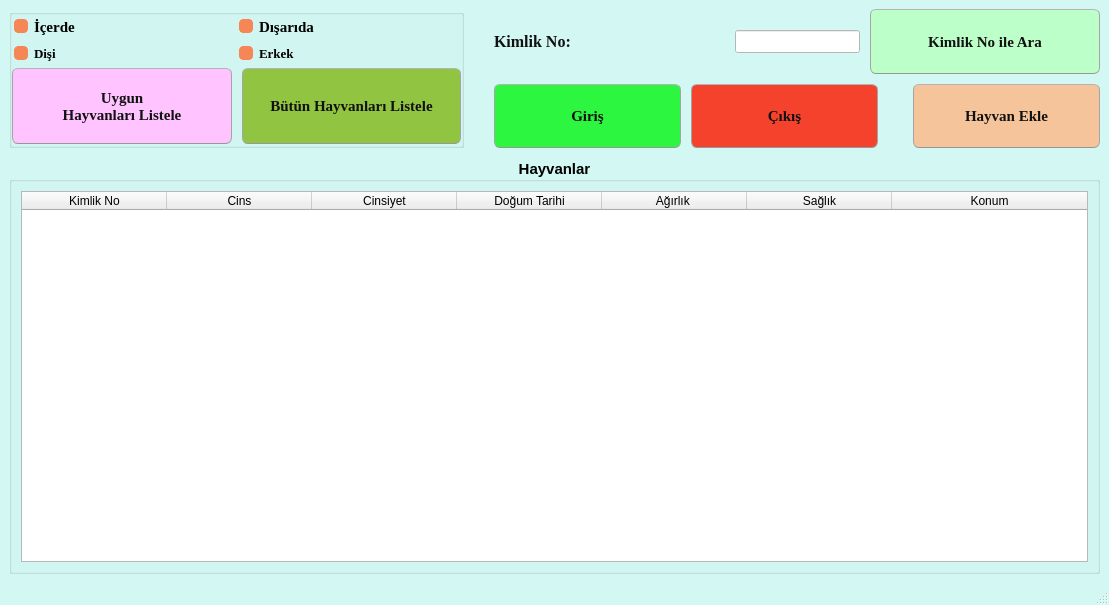
<?xml version="1.0" encoding="UTF-8"?>
<ui version="4.0">
 <class>Anasayfa_MainWindow</class>
 <widget class="QMainWindow" name="Anasayfa_MainWindow">
  <property name="geometry">
   <rect>
    <x>0</x>
    <y>0</y>
    <width>1109</width>
    <height>605</height>
   </rect>
  </property>
  <property name="minimumSize">
   <size>
    <width>0</width>
    <height>25</height>
   </size>
  </property>
  <property name="windowTitle">
   <string>Çiftlik Takip Programı</string>
  </property>
  <property name="styleSheet">
   <string notr="true">/*
Ubuntu Style Sheet for QT Applications
Author: Jaime A. Quiroga P.
Company: GTRONICK
Last updated: 01/10/2021 (dd/mm/yyyy), 15:18.
Available at: https://github.com/GTRONICK/QSS/blob/master/Ubuntu.qss
*/
QMainWindow {
	background-color:rgb(211, 248, 243);
}
QCheckBox {
	padding:2px;
}
QCheckBox:hover {
	border:1px solid rgb(255,150,60);
	border-radius:4px;
	padding: 1px;
	background-color:qlineargradient(spread:pad, x1:0.5, y1:1, x2:0.5, y2:0, stop:0 rgba(190, 90, 50, 50), stop:1 rgba(250, 130, 40, 50));
}
QCheckBox::indicator:checked {
	border:1px solid rgb(246, 134, 86);
	border-radius:4px;
  	background-color:rgb(246, 134, 86)
}
QCheckBox::indicator:unchecked {
	border-width:1px solid rgb(246, 134, 86);
	border-radius:4px;
  	background-color:rgb(255,255,255);
}
QColorDialog {
	background-color:#f0f0f0;
}
QComboBox {
	color:rgb(81,72,65);
	background: #ffffff;
}
QComboBox:editable {
	selection-color:rgb(81,72,65);
	selection-background-color: #ffffff;
}
QComboBox QAbstractItemView {
	selection-color: #ffffff;
	selection-background-color: rgb(246, 134, 86);
}
QComboBox:!editable:on, QComboBox::drop-down:editable:on {
	color:  #1e1d23;	
}
QDateTimeEdit, QDateEdit, QDoubleSpinBox, QFontComboBox {
	color:rgb(81,72,65);
	background-color: #ffffff;
}

QDialog {
	background-color:#f0f0f0;
}

QLabel,QLineEdit {
	color:rgb(17,17,17);
}
QLineEdit {
	background-color:rgb(255,255,255);
	selection-background-color:rgb(236,116,64);
}
QMenuBar {
	color:rgb(223,219,210);
	background-color:rgb(65,64,59);
}
QMenuBar::item {
	padding-top:4px;
	padding-left:4px;
	padding-right:4px;
	color:rgb(223,219,210);
	background-color:rgb(65,64,59);
}
QMenuBar::item:selected {
	color:rgb(255,255,255);
	padding-top:2px;
	padding-left:2px;
	padding-right:2px;
	border-top-width:2px;
	border-left-width:2px;
	border-right-width:2px;
	border-top-right-radius:4px;
	border-top-left-radius:4px;
	border-style:solid;
	background-color:rgb(65,64,59);
	border-top-color: rgb(47,47,44);
	border-right-color: qlineargradient(spread:pad, x1:0, y1:1, x2:1, y2:0, stop:0 rgba(90, 87, 78, 255), stop:1 rgba(47,47,44, 255));
	border-left-color:  qlineargradient(spread:pad, x1:1, y1:0, x2:0, y2:0, stop:0 rgba(90, 87, 78, 255), stop:1 rgba(47,47,44, 255));
}
QMenu {
	color:rgb(223,219,210);
	background-color:rgb(65,64,59);
}
QMenu::item {
	color:rgb(223,219,210);
	padding:4px 10px 4px 20px;
}
QMenu::item:selected {
	color:rgb(255,255,255);
	background-color: qlineargradient(spread:pad, x1:0.5, y1:1, x2:0.5, y2:0, stop:0 rgba(225, 108, 54, 255), stop:1 rgba(246, 134, 86, 255));
	border-style:solid;
	border-width:3px;
	padding:4px 7px 4px 17px;
	border-bottom-color:qlineargradient(spread:pad, x1:0.5, y1:1, x2:0.5, y2:0, stop:0 rgba(175,85,48,255), stop:1 rgba(236,114,67, 255));
	border-top-color:qlineargradient(spread:pad, x1:0.5, y1:1, x2:0.5, y2:0, stop:0 rgba(253,156,113,255), stop:1 rgba(205,90,46, 255));
	border-right-color:qlineargradient(spread:pad, x1:0, y1:0.5, x2:1, y2:0.5, stop:0 rgba(253,156,113,255), stop:1 rgba(205,90,46, 255));
	border-left-color:qlineargradient(spread:pad, x1:1, y1:0.5, x2:0, y2:0.5, stop:0 rgba(253,156,113,255), stop:1 rgba(205,90,46, 255));
}
QPlainTextEdit {
	border: 1px solid transparent;
	color:rgb(17,17,17);
	selection-background-color:rgb(236,116,64);
    background-color: #FFFFFF;
}
QProgressBar {
	text-align: center;
	color: rgb(0, 0, 0);
	border: 1px inset rgb(150,150,150); 
	border-radius: 10px;
	background-color:rgb(221,221,219);
}
QProgressBar::chunk:horizontal {
	background-color: qlineargradient(spread:pad, x1:0.5, y1:1, x2:0.5, y2:0, stop:0 rgba(225, 108, 54, 255), stop:1 rgba(246, 134, 86, 255));
	border:1px solid;
	border-radius:8px;
	border-bottom-color:qlineargradient(spread:pad, x1:0.5, y1:1, x2:0.5, y2:0, stop:0 rgba(175,85,48,255), stop:1 rgba(236,114,67, 255));
	border-top-color:qlineargradient(spread:pad, x1:0.5, y1:1, x2:0.5, y2:0, stop:0 rgba(253,156,113,255), stop:1 rgba(205,90,46, 255));
	border-right-color:qlineargradient(spread:pad, x1:0, y1:0.5, x2:1, y2:0.5, stop:0 rgba(253,156,113,255), stop:1 rgba(205,90,46, 255));
	border-left-color:qlineargradient(spread:pad, x1:1, y1:0.5, x2:0, y2:0.5, stop:0 rgba(253,156,113,255), stop:1 rgba(205,90,46, 255));
}
QPushButton{
	background-color:rgb(65,64,59);
	color:rgb(17,17,17);
	border-width: 1px;
	border-radius: 6px;
	border-bottom-color: rgb(150,150,150);
	border-right-color: rgb(165,165,165);
	border-left-color: rgb(165,165,165);
	border-top-color: rgb(180,180,180);
	border-style: solid;
	padding: 4px;
	background-color: qlineargradient(spread:pad, x1:0.5, y1:1, x2:0.5, y2:0, stop:0 rgba(220, 220, 220, 255), stop:1 rgba(255, 255, 255, 255));
}
QPushButton:hover{
	color:rgb(17,17,17);
	border-width: 1px;
	border-radius:6px;
	border-top-color: rgb(255,150,60);
	border-right-color: qlineargradient(spread:pad, x1:0, y1:1, x2:1, y2:0, stop:0 rgba(200, 70, 20, 255), stop:1 rgba(255,150,60, 255));
	border-left-color:  qlineargradient(spread:pad, x1:1, y1:0, x2:0, y2:0, stop:0 rgba(200, 70, 20, 255), stop:1 rgba(255,150,60, 255));
	border-bottom-color: rgb(200,70,20);
	border-style: solid;
	padding: 2px;
	background-color: qlineargradient(spread:pad, x1:0.5, y1:1, x2:0.5, y2:0, stop:0 rgba(220, 220, 220, 255), stop:1 rgba(255, 255, 255, 255));
}
QPushButton:default{
	color:rgb(17,17,17);
	border-width: 1px;
	border-radius:6px;
	border-top-color: rgb(255,150,60);
	border-right-color: qlineargradient(spread:pad, x1:0, y1:1, x2:1, y2:0, stop:0 rgba(200, 70, 20, 255), stop:1 rgba(255,150,60, 255));
	border-left-color:  qlineargradient(spread:pad, x1:1, y1:0, x2:0, y2:0, stop:0 rgba(200, 70, 20, 255), stop:1 rgba(255,150,60, 255));
	border-bottom-color: rgb(200,70,20);
	border-style: solid;
	padding: 2px;
	background-color: qlineargradient(spread:pad, x1:0.5, y1:1, x2:0.5, y2:0, stop:0 rgba(220, 220, 220, 255), stop:1 rgba(255, 255, 255, 255));
}
QPushButton:pressed{
	color:rgb(17,17,17);
	border-width: 1px;
	border-radius: 6px;
	border-width: 1px;
	border-top-color: rgba(255,150,60,200);
	border-right-color: qlineargradient(spread:pad, x1:0, y1:1, x2:1, y2:0, stop:0 rgba(200, 70, 20, 255), stop:1 rgba(255,150,60, 200));
	border-left-color:  qlineargradient(spread:pad, x1:1, y1:0, x2:0, y2:0, stop:0 rgba(200, 70, 20, 255), stop:1 rgba(255,150,60, 200));
	border-bottom-color: rgba(200,70,20,200);
	border-style: solid;
	padding: 2px;
	background-color: qlineargradient(spread:pad, x1:0.5, y1:0, x2:0.5, y2:1, stop:0 rgba(220, 220, 220, 255), stop:1 rgba(255, 255, 255, 255));
}
QPushButton:disabled{
	color:rgb(174,167,159);
	border-width: 1px;
	border-radius: 6px;
	background-color: qlineargradient(spread:pad, x1:0.5, y1:1, x2:0.5, y2:0, stop:0 rgba(200, 200, 200, 255), stop:1 rgba(230, 230, 230, 255));
}
QRadioButton {
	padding: 1px;
}
QRadioButton::indicator:checked {
	height: 10px;
	width: 10px;
	border-style:solid;
	border-radius:5px;
	border-width: 1px;
	border-color: rgba(246, 134, 86, 255);
	color: #a9b7c6;
	background-color:rgba(246, 134, 86, 255);
}
QRadioButton::indicator:!checked {
	height: 10px;
	width: 10px;
	border-style:solid;
	border-radius:5px;
	border-width: 1px;
	border-color: rgb(246, 134, 86);
	color: #a9b7c6;
	background-color: transparent;
}
QScrollArea {
	color: white;
	background-color:#f0f0f0;
}
QSlider::groove {
	border-style: solid;
	border-width: 1px;
	border-color: rgb(207,207,207);
}
QSlider::groove:horizontal {
	height: 5px;
	background: rgb(246, 134, 86);
}
QSlider::groove:vertical {
	width: 5px;
	background: rgb(246, 134, 86);
}
QSlider::handle:horizontal {
	background: rgb(253,253,253);
	border-style: solid;
	border-width: 1px;
	border-color: rgb(207,207,207);
	width: 12px;
	margin: -5px 0;
	border-radius: 7px;
}
QSlider::handle:vertical {
	background: rgb(253,253,253);
	border-style: solid;
	border-width: 1px;
	border-color: rgb(207,207,207);
	height: 12px;
	margin: 0 -5px;
	border-radius: 7px;
}
QSlider::add-page:horizontal, QSlider::add-page:vertical {
 	background: white;
}
QSlider::sub-page:horizontal, QSlider::sub-page:vertical {
	background: rgb(246, 134, 86);
}
QStatusBar, QSpinBox {
	color:rgb(81,72,65);
}
QSpinBox {
	background-color: #ffffff;
}
QScrollBar:horizontal {
	max-height: 20px;
	border: 1px transparent;
	margin: 0px 20px 0px 20px;
}
QScrollBar::handle:horizontal {
	background: rgb(253,253,253);
	border: 1px solid rgb(207,207,207);
	border-radius: 7px;
	min-width: 25px;
}
QScrollBar::handle:horizontal:hover {
	background: rgb(253,253,253);
	border: 1px solid rgb(255,150,60);
	border-radius: 7px;
	min-width: 25px;
}
QScrollBar::add-line:horizontal {
  	border: 1px solid rgb(207,207,207);
  	border-top-right-radius: 7px;
  	border-top-left-radius: 7px;
  	border-bottom-right-radius: 7px;
  	background: rgb(255, 255, 255);
  	width: 20px;
  	subcontrol-position: right;
  	subcontrol-origin: margin;
}
QScrollBar::add-line:horizontal:hover {
  	border: 1px solid rgb(255,150,60);
  	border-top-right-radius: 7px;
  	border-top-left-radius: 7px;
  	border-bottom-right-radius: 7px;
  	background: rgb(255, 255, 255);
  	width: 20px;
  	subcontrol-position: right;
  	subcontrol-origin: margin;
}
QScrollBar::add-line:horizontal:pressed {
  	border: 1px solid grey;
  	border-top-left-radius: 7px;
  	border-top-right-radius: 7px;
  	border-bottom-right-radius: 7px;
  	background: rgb(231,231,231);
  	width: 20px;
  	subcontrol-position: right;
  	subcontrol-origin: margin;
}
QScrollBar::sub-line:horizontal {
  	border: 1px solid rgb(207,207,207);
  	border-top-right-radius: 7px;
  	border-top-left-radius: 7px;
  	border-bottom-left-radius: 7px;
  	background: rgb(255, 255, 255);
  	width: 20px;
  	subcontrol-position: left;
  	subcontrol-origin: margin;
}
QScrollBar::sub-line:horizontal:hover {
  	border: 1px solid rgb(255,150,60);
  	border-top-right-radius: 7px;
  	border-top-left-radius: 7px;
  	border-bottom-left-radius: 7px;
  	background: rgb(255, 255, 255);
  	width: 20px;
  	subcontrol-position: left;
  	subcontrol-origin: margin;
}
QScrollBar::sub-line:horizontal:pressed {
  	border: 1px solid grey;
  	border-top-right-radius: 7px;
  	border-top-left-radius: 7px;
  	border-bottom-left-radius: 7px;
  	background: rgb(231,231,231);
  	width: 20px;
  	subcontrol-position: left;
  	subcontrol-origin: margin;
}
QScrollBar::left-arrow:horizontal {
  	border: 1px transparent grey;
  	border-top-left-radius: 3px;
  	border-bottom-left-radius: 3px;
  	width: 6px;
  	height: 6px;
  	background: rgb(230,230,230);
}
QScrollBar::right-arrow:horizontal {
	border: 1px transparent grey;
	border-top-right-radius: 3px;
	border-bottom-right-radius: 3px;
  	width: 6px;
  	height: 6px;
 	background: rgb(230,230,230);
}
QScrollBar::add-page:horizontal, QScrollBar::sub-page:horizontal {
 	background: none;
} 
QScrollBar:vertical {
	max-width: 20px;
	border: 1px transparent grey;
	margin: 20px 0px 20px 0px;
}
QScrollBar::add-line:vertical {
	border: 1px solid;
	border-color: rgb(207,207,207);
	border-bottom-right-radius: 7px;
	border-bottom-left-radius: 7px;
	border-top-left-radius: 7px;
	background: rgb(255, 255, 255);
  	height: 20px;
  	subcontrol-position: bottom;
  	subcontrol-origin: margin;
}
QScrollBar::add-line:vertical:hover {
  	border: 1px solid;
  	border-color: rgb(255,150,60);
  	border-bottom-right-radius: 7px;
  	border-bottom-left-radius: 7px;
  	border-top-left-radius: 7px;
  	background: rgb(255, 255, 255);
  	height: 20px;
  	subcontrol-position: bottom;
  	subcontrol-origin: margin;
}
QScrollBar::add-line:vertical:pressed {
  	border: 1px solid grey;
  	border-bottom-left-radius: 7px;
  	border-bottom-right-radius: 7px;
  	border-top-left-radius: 7px;
  	background: rgb(231,231,231);
  	height: 20px;
  	subcontrol-position: bottom;
  	subcontrol-origin: margin;
}
QScrollBar::sub-line:vertical {
  	border: 1px solid rgb(207,207,207);
  	border-top-right-radius: 7px;
  	border-top-left-radius: 7px;
  	border-bottom-left-radius: 7px;
  	background: rgb(255, 255, 255);
  	height: 20px;
  	subcontrol-position: top;
  	subcontrol-origin: margin;
}
QScrollBar::sub-line:vertical:hover {
  	border: 1px solid rgb(255,150,60);
  	border-top-right-radius: 7px;
  	border-top-left-radius: 7px;
  	border-bottom-left-radius: 7px;
	background: rgb(255, 255, 255);
  	height: 20px;
  	subcontrol-position: top;
  	subcontrol-origin: margin;
}
QScrollBar::sub-line:vertical:pressed {
  	border: 1px solid grey;
  	border-top-left-radius: 7px;
  	border-top-right-radius: 7px;
  	background: rgb(231,231,231);
 	height: 20px;
  	subcontrol-position: top;
  	subcontrol-origin: margin;
}
QScrollBar::handle:vertical {
	background: rgb(253,253,253);
	border: 1px solid rgb(207,207,207);
	border-radius: 7px;
	min-height: 25px;
}
QScrollBar::handle:vertical:hover {
	background: rgb(253,253,253);
	border: 1px solid rgb(255,150,60);
	border-radius: 7px;
	min-height: 25px;
}
QScrollBar::up-arrow:vertical {
	border: 1px transparent grey;
  	border-top-left-radius: 3px;
	border-top-right-radius: 3px;
  	width: 6px;
  	height: 6px;
  	background: rgb(230,230,230);
}
QScrollBar::down-arrow:vertical {
  	border: 1px transparent grey;
  	border-bottom-left-radius: 3px;
  	border-bottom-right-radius: 3px;
  	width: 6px;
  	height: 6px;
  	background: rgb(230,230,230);
}
QScrollBar::add-page:vertical, QScrollBar::sub-page:vertical {
  	background: none;
}
QTabWidget {
	color:rgb(0,0,0);
	background-color:rgb(247,246,246);
}
QTabWidget::pane {
	border-color: rgb(180,180,180);
	background-color:rgb(247,246,246);
	border-style: solid;
	border-width: 1px;
  	border-radius: 6px;
}
QTabBar::tab {
	padding-left:4px;
	padding-right:4px;
	padding-bottom:2px;
	padding-top:2px;
	color:rgb(81,72,65);
  	background-color: qlineargradient(spread:pad, x1:0.5, y1:1, x2:0.5, y2:0, stop:0 rgba(221,218,217,255), stop:1 rgba(240,239,238,255));
	border-style: solid;
	border-width: 1px;
  	border-top-right-radius:4px;
	border-top-left-radius:4px;
	border-top-color: rgb(180,180,180);
	border-left-color: rgb(180,180,180);
	border-right-color: rgb(180,180,180);
	border-bottom-color: transparent;
}
QTabBar::tab:selected, QTabBar::tab:last:selected, QTabBar::tab:hover {
  	background-color:rgb(247,246,246);
  	margin-left: 0px;
  	margin-right: 1px;
}
QTabBar::tab:!selected {
	margin-top: 1px;
	margin-right: 1px;
}
QTextEdit {
	border-width: 1px;
	border-style: solid;
	border-color:transparent;
	color:rgb(17,17,17);
	selection-background-color:rgb(236,116,64);
}
QTimeEdit, QToolBox, QToolBox::tab, QToolBox::tab:selected {
	color:rgb(81,72,65);
	background-color: #ffffff;
}</string>
  </property>
  <widget class="QWidget" name="centralwidget">
   <layout class="QGridLayout" name="gridLayout_3">
    <item row="0" column="0">
     <layout class="QVBoxLayout" name="verticalLayout_6" stretch="1,3">
      <property name="spacing">
       <number>10</number>
      </property>
      <item>
       <layout class="QHBoxLayout" name="horizontalLayout_7" stretch="3,0,4">
        <item>
         <layout class="QVBoxLayout" name="verticalLayout_2">
          <item>
           <widget class="QGroupBox" name="groupBox">
            <property name="font">
             <font>
              <pointsize>9</pointsize>
             </font>
            </property>
            <property name="styleSheet">
             <string notr="true"/>
            </property>
            <property name="title">
             <string/>
            </property>
            <layout class="QGridLayout" name="gridLayout">
             <property name="leftMargin">
              <number>0</number>
             </property>
             <property name="topMargin">
              <number>0</number>
             </property>
             <property name="rightMargin">
              <number>0</number>
             </property>
             <property name="bottomMargin">
              <number>1</number>
             </property>
             <property name="horizontalSpacing">
              <number>0</number>
             </property>
             <property name="verticalSpacing">
              <number>5</number>
             </property>
             <item row="2" column="0">
              <layout class="QHBoxLayout" name="horizontalLayout">
               <item>
                <widget class="QPushButton" name="uygunHayvanListele_pushButton">
                 <property name="sizePolicy">
                  <sizepolicy hsizetype="Minimum" vsizetype="Expanding">
                   <horstretch>0</horstretch>
                   <verstretch>0</verstretch>
                  </sizepolicy>
                 </property>
                 <property name="font">
                  <font>
                   <family>Times New Roman</family>
                   <pointsize>11</pointsize>
                   <weight>75</weight>
                   <bold>true</bold>
                  </font>
                 </property>
                 <property name="styleSheet">
                  <string notr="true">background-color:rgb(255, 196, 255)</string>
                 </property>
                 <property name="text">
                  <string>Uygun 
Hayvanları Listele</string>
                 </property>
                </widget>
               </item>
               <item>
                <spacer name="horizontalSpacer">
                 <property name="orientation">
                  <enum>Qt::Horizontal</enum>
                 </property>
                 <property name="sizeType">
                  <enum>QSizePolicy::Fixed</enum>
                 </property>
                 <property name="sizeHint" stdset="0">
                  <size>
                   <width>10</width>
                   <height>20</height>
                  </size>
                 </property>
                </spacer>
               </item>
               <item>
                <widget class="QPushButton" name="butunHayvanlariListele_pushButton">
                 <property name="sizePolicy">
                  <sizepolicy hsizetype="Minimum" vsizetype="Expanding">
                   <horstretch>0</horstretch>
                   <verstretch>0</verstretch>
                  </sizepolicy>
                 </property>
                 <property name="font">
                  <font>
                   <family>Times New Roman</family>
                   <pointsize>11</pointsize>
                   <weight>75</weight>
                   <bold>true</bold>
                  </font>
                 </property>
                 <property name="styleSheet">
                  <string notr="true">background-color:rgb(145, 196, 65)</string>
                 </property>
                 <property name="text">
                  <string>Bütün Hayvanları Listele</string>
                 </property>
                </widget>
               </item>
              </layout>
             </item>
             <item row="0" column="0">
              <layout class="QHBoxLayout" name="horizontalLayout_8">
               <item>
                <widget class="QCheckBox" name="icerde_checkBox">
                 <property name="font">
                  <font>
                   <family>Times New Roman</family>
                   <pointsize>11</pointsize>
                   <weight>75</weight>
                   <bold>true</bold>
                  </font>
                 </property>
                 <property name="text">
                  <string>İçerde</string>
                 </property>
                 <property name="checked">
                  <bool>true</bool>
                 </property>
                </widget>
               </item>
               <item>
                <widget class="QCheckBox" name="disarida_checkBox">
                 <property name="font">
                  <font>
                   <family>Times New Roman</family>
                   <pointsize>11</pointsize>
                   <weight>75</weight>
                   <bold>true</bold>
                  </font>
                 </property>
                 <property name="text">
                  <string>Dışarıda</string>
                 </property>
                 <property name="checked">
                  <bool>true</bool>
                 </property>
                </widget>
               </item>
              </layout>
             </item>
             <item row="1" column="0">
              <layout class="QHBoxLayout" name="horizontalLayout_9">
               <item>
                <widget class="QCheckBox" name="disi_checkBox">
                 <property name="font">
                  <font>
                   <family>Times New Roman</family>
                   <pointsize>10</pointsize>
                   <weight>75</weight>
                   <bold>true</bold>
                  </font>
                 </property>
                 <property name="text">
                  <string>Dişi</string>
                 </property>
                 <property name="checked">
                  <bool>true</bool>
                 </property>
                </widget>
               </item>
               <item>
                <widget class="QCheckBox" name="erkek_checkBox">
                 <property name="font">
                  <font>
                   <family>Times New Roman</family>
                   <pointsize>10</pointsize>
                   <weight>75</weight>
                   <bold>true</bold>
                  </font>
                 </property>
                 <property name="text">
                  <string>Erkek</string>
                 </property>
                 <property name="checked">
                  <bool>true</bool>
                 </property>
                </widget>
               </item>
              </layout>
             </item>
            </layout>
           </widget>
          </item>
         </layout>
        </item>
        <item>
         <spacer name="horizontalSpacer_2">
          <property name="orientation">
           <enum>Qt::Horizontal</enum>
          </property>
          <property name="sizeType">
           <enum>QSizePolicy::Fixed</enum>
          </property>
          <property name="sizeHint" stdset="0">
           <size>
            <width>20</width>
            <height>20</height>
           </size>
          </property>
         </spacer>
        </item>
        <item>
         <layout class="QVBoxLayout" name="verticalLayout_4">
          <item>
           <layout class="QHBoxLayout" name="horizontalLayout_5">
            <item>
             <layout class="QVBoxLayout" name="verticalLayout_3">
              <item>
               <layout class="QHBoxLayout" name="horizontalLayout_3">
                <item>
                 <widget class="QLabel" name="label_5">
                  <property name="font">
                   <font>
                    <family>Times New Roman</family>
                    <pointsize>12</pointsize>
                    <weight>75</weight>
                    <bold>true</bold>
                   </font>
                  </property>
                  <property name="text">
                   <string>Kimlik No:</string>
                  </property>
                 </widget>
                </item>
                <item>
                 <widget class="QLineEdit" name="rzvNo_lineEdit">
                  <property name="sizePolicy">
                   <sizepolicy hsizetype="Fixed" vsizetype="Fixed">
                    <horstretch>0</horstretch>
                    <verstretch>0</verstretch>
                   </sizepolicy>
                  </property>
                  <property name="font">
                   <font>
                    <family>Times New Roman</family>
                    <pointsize>10</pointsize>
                    <weight>75</weight>
                    <bold>true</bold>
                   </font>
                  </property>
                  <property name="inputMethodHints">
                   <set>Qt::ImhNone</set>
                  </property>
                  <property name="inputMask">
                   <string notr="true"/>
                  </property>
                 </widget>
                </item>
                <item>
                 <widget class="QPushButton" name="kimlikNoAra_pushButton">
                  <property name="sizePolicy">
                   <sizepolicy hsizetype="Minimum" vsizetype="Expanding">
                    <horstretch>0</horstretch>
                    <verstretch>0</verstretch>
                   </sizepolicy>
                  </property>
                  <property name="font">
                   <font>
                    <family>Times New Roman</family>
                    <pointsize>11</pointsize>
                    <weight>75</weight>
                    <bold>true</bold>
                   </font>
                  </property>
                  <property name="styleSheet">
                   <string notr="true">background-color:rgb(189, 255, 200)</string>
                  </property>
                  <property name="text">
                   <string>Kimlik No ile Ara</string>
                  </property>
                 </widget>
                </item>
               </layout>
              </item>
             </layout>
            </item>
           </layout>
          </item>
          <item>
           <layout class="QHBoxLayout" name="horizontalLayout_6">
            <item>
             <widget class="QPushButton" name="QrOkut_giris">
              <property name="sizePolicy">
               <sizepolicy hsizetype="Minimum" vsizetype="Expanding">
                <horstretch>0</horstretch>
                <verstretch>0</verstretch>
               </sizepolicy>
              </property>
              <property name="minimumSize">
               <size>
                <width>100</width>
                <height>0</height>
               </size>
              </property>
              <property name="font">
               <font>
                <family>Times New Roman</family>
                <pointsize>11</pointsize>
                <weight>75</weight>
                <bold>true</bold>
               </font>
              </property>
              <property name="styleSheet">
               <string notr="true">background-color:rgb(45, 246, 65)</string>
              </property>
              <property name="text">
               <string>Giriş</string>
              </property>
             </widget>
            </item>
            <item>
             <widget class="QPushButton" name="QrOkut_cikis">
              <property name="sizePolicy">
               <sizepolicy hsizetype="Minimum" vsizetype="Expanding">
                <horstretch>0</horstretch>
                <verstretch>0</verstretch>
               </sizepolicy>
              </property>
              <property name="minimumSize">
               <size>
                <width>100</width>
                <height>0</height>
               </size>
              </property>
              <property name="font">
               <font>
                <family>Times New Roman</family>
                <pointsize>11</pointsize>
                <weight>75</weight>
                <bold>true</bold>
               </font>
              </property>
              <property name="styleSheet">
               <string notr="true">background-color:rgb(245, 66, 45)</string>
              </property>
              <property name="text">
               <string>Çıkış</string>
              </property>
             </widget>
            </item>
            <item>
             <spacer name="horizontalSpacer_9">
              <property name="orientation">
               <enum>Qt::Horizontal</enum>
              </property>
              <property name="sizeType">
               <enum>QSizePolicy::Fixed</enum>
              </property>
              <property name="sizeHint" stdset="0">
               <size>
                <width>25</width>
                <height>45</height>
               </size>
              </property>
             </spacer>
            </item>
            <item>
             <widget class="QPushButton" name="hayvanEkle_pushButton">
              <property name="sizePolicy">
               <sizepolicy hsizetype="Minimum" vsizetype="Expanding">
                <horstretch>0</horstretch>
                <verstretch>0</verstretch>
               </sizepolicy>
              </property>
              <property name="font">
               <font>
                <family>Times New Roman</family>
                <pointsize>11</pointsize>
                <weight>75</weight>
                <bold>true</bold>
               </font>
              </property>
              <property name="styleSheet">
               <string notr="true">background-color:rgb(245, 196, 155)</string>
              </property>
              <property name="text">
               <string>Hayvan Ekle</string>
              </property>
             </widget>
            </item>
           </layout>
          </item>
         </layout>
        </item>
       </layout>
      </item>
      <item>
       <widget class="QGroupBox" name="groupBox_2">
        <property name="font">
         <font>
          <pointsize>11</pointsize>
          <weight>75</weight>
          <bold>true</bold>
         </font>
        </property>
        <property name="title">
         <string>Hayvanlar</string>
        </property>
        <property name="alignment">
         <set>Qt::AlignCenter</set>
        </property>
        <layout class="QGridLayout" name="gridLayout_2">
         <item row="0" column="0">
          <widget class="QTableWidget" name="tableWidget">
           <property name="font">
            <font>
             <family>Times New Roman</family>
             <pointsize>10</pointsize>
             <weight>50</weight>
             <bold>false</bold>
            </font>
           </property>
           <property name="editTriggers">
            <set>QAbstractItemView::NoEditTriggers</set>
           </property>
           <property name="alternatingRowColors">
            <bool>true</bool>
           </property>
           <property name="selectionMode">
            <enum>QAbstractItemView::SingleSelection</enum>
           </property>
           <property name="selectionBehavior">
            <enum>QAbstractItemView::SelectRows</enum>
           </property>
           <property name="showGrid">
            <bool>false</bool>
           </property>
           <property name="gridStyle">
            <enum>Qt::CustomDashLine</enum>
           </property>
           <property name="sortingEnabled">
            <bool>false</bool>
           </property>
           <property name="rowCount">
            <number>0</number>
           </property>
           <attribute name="horizontalHeaderDefaultSectionSize">
            <number>145</number>
           </attribute>
           <attribute name="horizontalHeaderStretchLastSection">
            <bool>true</bool>
           </attribute>
           <attribute name="verticalHeaderVisible">
            <bool>false</bool>
           </attribute>
           <attribute name="verticalHeaderDefaultSectionSize">
            <number>27</number>
           </attribute>
           <attribute name="verticalHeaderMinimumSectionSize">
            <number>20</number>
           </attribute>
           <attribute name="verticalHeaderStretchLastSection">
            <bool>false</bool>
           </attribute>
           <column>
            <property name="text">
             <string>Kimlik No</string>
            </property>
           </column>
           <column>
            <property name="text">
             <string>Cins</string>
            </property>
           </column>
           <column>
            <property name="text">
             <string>Cinsiyet</string>
            </property>
           </column>
           <column>
            <property name="text">
             <string>Doğum Tarihi</string>
            </property>
           </column>
           <column>
            <property name="text">
             <string>Ağırlık </string>
            </property>
           </column>
           <column>
            <property name="text">
             <string>Sağlık</string>
            </property>
           </column>
           <column>
            <property name="text">
             <string>Konum</string>
            </property>
           </column>
          </widget>
         </item>
        </layout>
       </widget>
      </item>
     </layout>
    </item>
   </layout>
  </widget>
  <widget class="QMenuBar" name="menubar">
   <property name="geometry">
    <rect>
     <x>0</x>
     <y>0</y>
     <width>1109</width>
     <height>25</height>
    </rect>
   </property>
  </widget>
  <widget class="QStatusBar" name="statusbar"/>
 </widget>
 <resources/>
 <connections/>
</ui>
